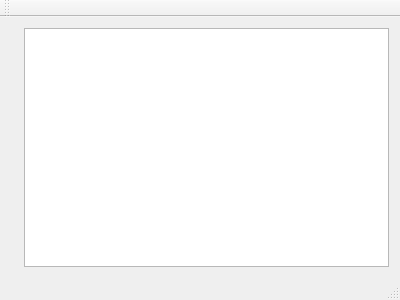
<?xml version="1.0" encoding="UTF-8"?>
<ui version="4.0">
 <class>MainWindow</class>
 <widget class="QMainWindow" name="MainWindow">
  <property name="geometry">
   <rect>
    <x>0</x>
    <y>0</y>
    <width>400</width>
    <height>300</height>
   </rect>
  </property>
  <property name="windowTitle">
   <string>MainWindow</string>
  </property>
  <widget class="QWidget" name="centralWidget">
   <layout class="QHBoxLayout" name="horizontalLayout">
    <item>
     <widget class="QLabel" name="label">
      <property name="text">
       <string/>
      </property>
      <property name="pixmap">
       <pixmap resource="application.qrc">:/resources/thumbnail.jpg</pixmap>
      </property>
      <property name="scaledContents">
       <bool>false</bool>
      </property>
     </widget>
    </item>
    <item>
     <widget class="QTextEdit" name="textEdit">
      <property name="readOnly">
       <bool>true</bool>
      </property>
     </widget>
    </item>
   </layout>
  </widget>
  <widget class="QMenuBar" name="menuBar">
   <property name="geometry">
    <rect>
     <x>0</x>
     <y>0</y>
     <width>400</width>
     <height>22</height>
    </rect>
   </property>
  </widget>
  <widget class="QToolBar" name="mainToolBar">
   <attribute name="toolBarArea">
    <enum>TopToolBarArea</enum>
   </attribute>
   <attribute name="toolBarBreak">
    <bool>false</bool>
   </attribute>
  </widget>
  <widget class="QStatusBar" name="statusBar"/>
 </widget>
 <layoutdefault spacing="6" margin="11"/>
 <resources>
  <include location="application.qrc"/>
 </resources>
 <connections/>
</ui>
